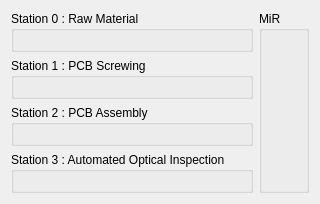
      <widget class="QWidget" name="tab_dashboard">
       <attribute name="title">
        <string>Dashboard</string>
       </attribute>
       <layout class="QVBoxLayout" name="verticalLayout_3">
        <item>
         <layout class="QHBoxLayout" name="horizontalLayout">
          <item>
           <layout class="QVBoxLayout" name="verticalLayout">
            <item>
             <widget class="QGroupBox" name="groupBox_station_0">
              <property name="title">
               <string>Station 0 : Raw Material</string>
              </property>
              <layout class="QVBoxLayout" name="verticalLayout_10">
               <item>
                <layout class="QVBoxLayout" name="verticalLayout_groupBox_station_0"/>
               </item>
              </layout>
             </widget>
            </item>
            <item>
             <widget class="QGroupBox" name="groupBox_station_1">
              <property name="title">
               <string>Station 1 : PCB Screwing</string>
              </property>
              <layout class="QVBoxLayout" name="verticalLayout_7">
               <item>
                <layout class="QVBoxLayout" name="verticalLayout_groupBox_station_1"/>
               </item>
              </layout>
             </widget>
            </item>
            <item>
             <widget class="QGroupBox" name="groupBox_station_2">
              <property name="title">
               <string>Station 2 : PCB Assembly</string>
              </property>
              <layout class="QVBoxLayout" name="verticalLayout_8">
               <item>
                <layout class="QVBoxLayout" name="verticalLayout_groupBox_station_2"/>
               </item>
              </layout>
             </widget>
            </item>
            <item>
             <widget class="QGroupBox" name="groupBox_station_3">
              <property name="title">
               <string>Station 3 : Automated Optical Inspection</string>
              </property>
              <layout class="QVBoxLayout" name="verticalLayout_9">
               <item>
                <layout class="QVBoxLayout" name="verticalLayout_groupBox_station_3"/>
               </item>
              </layout>
             </widget>
            </item>
           </layout>
          </item>
          <item>
           <layout class="QVBoxLayout" name="verticalLayout_4">
            <item>
             <widget class="QGroupBox" name="groupBox_mir">
              <property name="title">
               <string>MiR</string>
              </property>
              <layout class="QVBoxLayout" name="verticalLayout_5">
               <item>
                <layout class="QVBoxLayout" name="verticalLayout_groupBox_mir"/>
               </item>
              </layout>
             </widget>
            </item>
           </layout>
          </item>
         </layout>
        </item>
       </layout>
      </widget>
